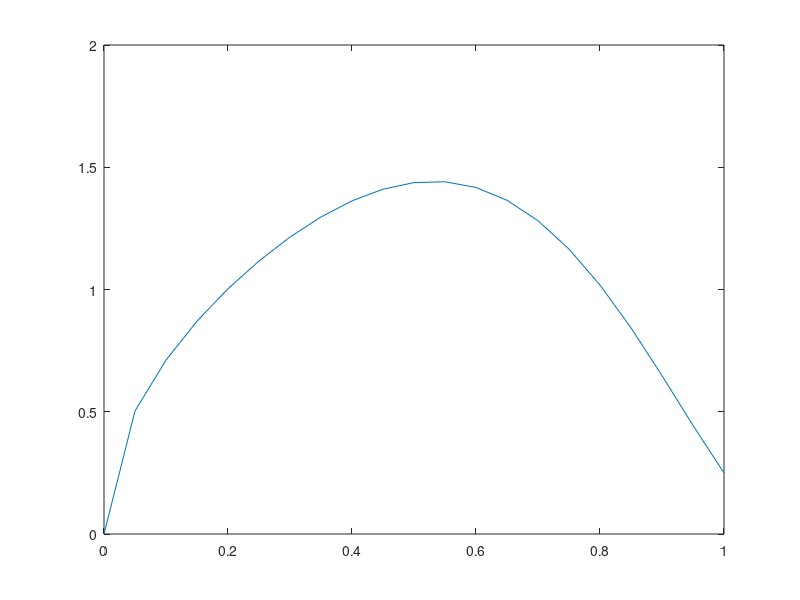

MATLAB code for this plot: (Note: this script raises an error after producing the figure.)
% MF-PCQ Test Script
clc;
clear all;
close all;
alpha = 0.5;
y0 = [0,0];
t0 = 0;
tfinal = 1;
h = 0.05;
fdefun = @(t,y) (40320/gamma(9-alpha))*t^(8-alpha) - 3*(gamma(5+alpha/2)/gamma(5-alpha/2))*t^(4-alpha/2) + 9/4*gamma(alpha+1) + (3/2*t^(alpha/2)-t^4)^3-y^(3/2);
i = 1;
for t = 0:h:1
        true_solution(i) = t^8 - 3*t^(4+alpha/2)+9/4*t^alpha;
        i = i+1;
    end
    time = 0:h:1;
    plot(time, true_solution);
[T, Y_lin] = MF_PCL(fdefun, t0, tfinal, y0, alpha, h);
hold on
plot(time, Y_lin)
[T,Y_quad] = MF_PCQ(fdefun, t0, tfinal, y0, alpha, h);
hold on
plot(time, Y_quad)
[T,Y_ABM] = fde12(alpha, fdefun, t0, tfinal, y0, h);
hold on
plot(time, Y_ABM)
legend('True', 'Linear', 'Quadratic', 'ABM')
% ACTIVATE SAVING FIGURE
% savename = strcat('Eq1_alpha=',num2str(alpha),'_N=',num2str(1/h),'.png');
% saveas(gcf, savename)